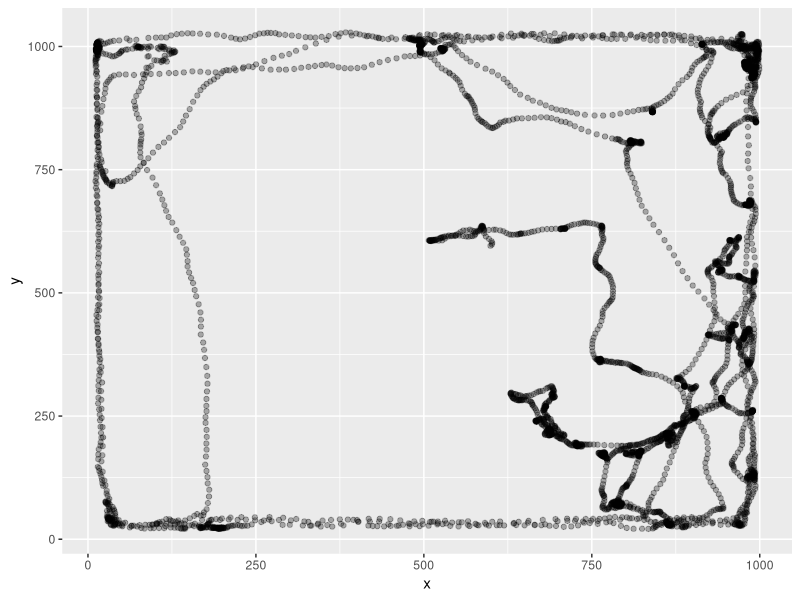
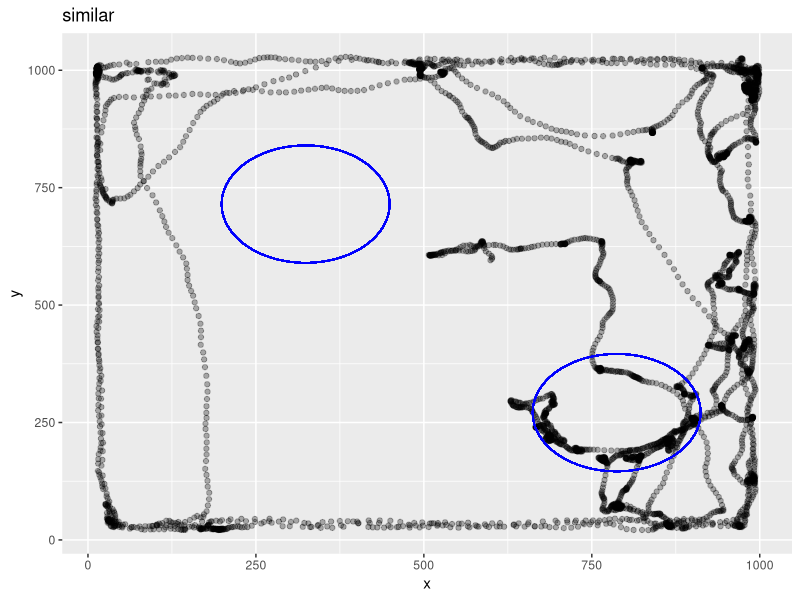
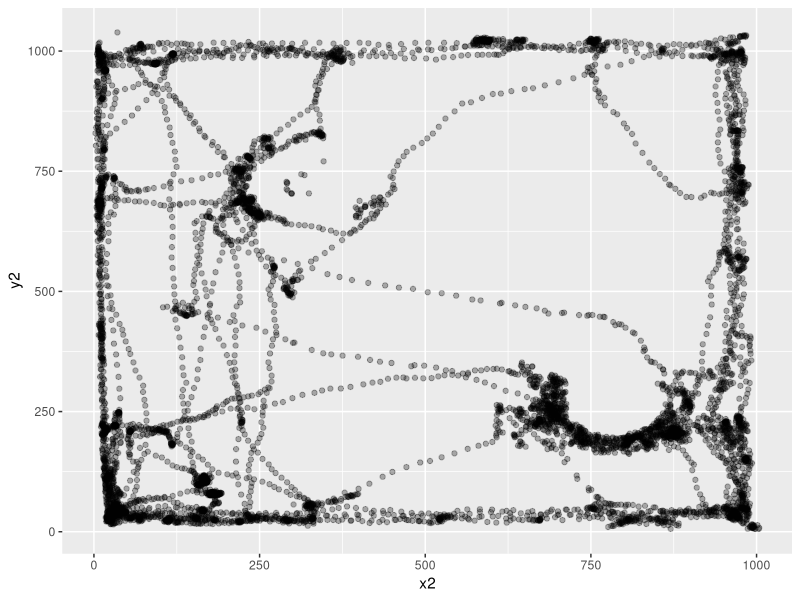
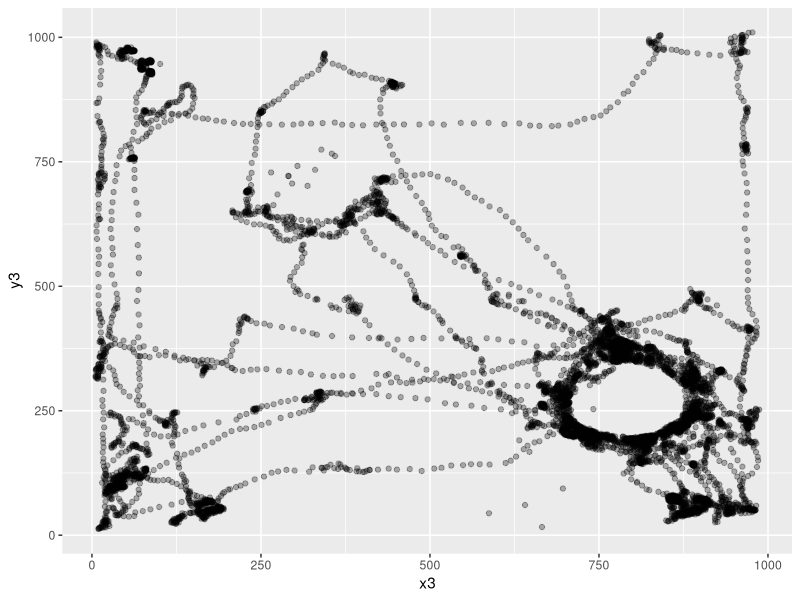
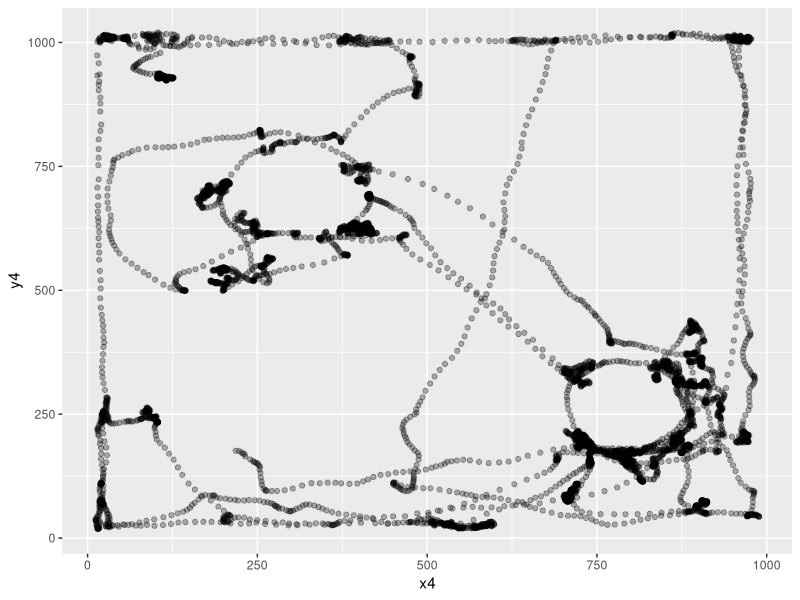
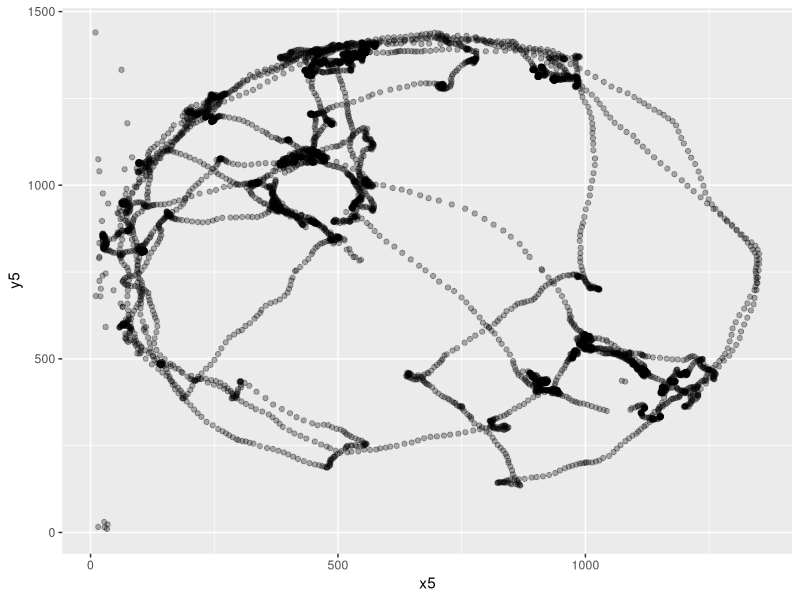
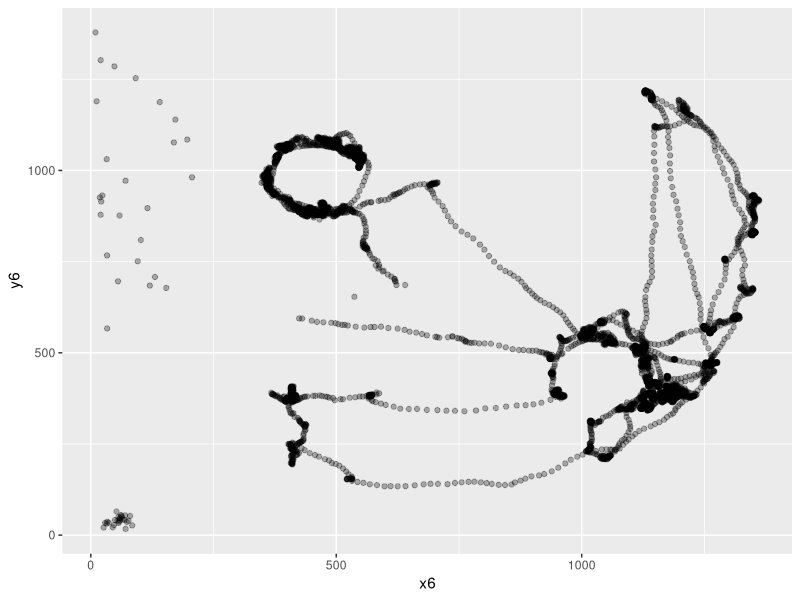

The R script that drew these images, in order: (Note: this script raises an error after producing the figures.)
rm(list = ls())
library(tidyverse)
SimilarLearn <- read_csv("240705_r1569_0_similar_learn.csv")
SimilarLearn <- SimilarLearn %>%
  select(!15:24) %>%
  filter(Value.Item1.Item2>71) %>%
  rename(pixelx = Value.Item1.Item3.X, pixely = Value.Item1.Item3.Y, TimePoint = Value.Item1.Item2) %>%
  select(!1, !14)
x1 <- c(SimilarLearn$pixelx)
y1 <- c(SimilarLearn$pixely)
df1 <- data.frame(x = x1, y = y1)
p1 <- ggplot(df1, aes(x = x, y = y)) +
  geom_point(alpha = 0.3)
p1
library(ggforce)
p1circle <- p1 + geom_circle(aes(x0 = 324, y0 = 715, r = 125), color = "blue")
p1circle <- p1circle + geom_circle(aes(x0 = 787, y0 = 271, r = 125), color = "blue")
p1circle <- p1circle +
  ggtitle("similar")
p1circle
radius <- 125
center_x1 <- 324
center_y1 <- 715
df1$distance <- sqrt((df1$x - center_x1)^2 + (df1$y - center_y1)^2)
points_in_circle1 <- sum(df1$distance <= radius)
print(points_in_circle1)
center_x2 <- 787
center_y2 <- 271
df1$distance1 <- sqrt((df1$x - center_x2)^2 + (df1$y - center_y2)^2)
points_in_circle2 <- sum(df1$distance1 <= radius)
print(points_in_circle2)

BaselineLearn <- read_csv("240705_r1569_1_baseline_learn.csv")
BaselineLearn <- BaselineLearn %>%
  select(!15:24) %>%
  filter(Value.Item1.Item2>71) %>%
  rename(pixelx = Value.Item1.Item3.X, pixely = Value.Item1.Item3.Y, TimePoint = Value.Item1.Item2) %>%
  select(!1, !14)
x2 <- c(BaselineLearn$pixelx)
y2 <- c(BaselineLearn$pixely)
df2 <- data.frame(x = x2, y = y2)
p2 <- ggplot(df2, aes(x = x2, y = y2)) +
  geom_point(alpha = 0.3)
p2
p2circle <- p2 + geom_circle(aes(x0 = 324, y0 = 710, r = 125), color = "red")
p2circle <- p2circle + geom_circle(aes(x0 = 788, y0 = 266, r = 125), color = "red")
p2circle <- p2circle +
  ggtitle("baseline")
radius <- 125
center_x1 <- 324
center_y1 <- 710
df2$distance <- sqrt((df2$x - center_x1)^2 + (df2$y - center_y1)^2)
points_in_circle2 <- sum(df2$distance <= radius)
print(points_in_circle2)
center_x2 <- 788
center_y2 <- 266
df2$distance1 <- sqrt((df2$x - center_x2)^2 + (df2$y - center_y2)^2)
points_in_circle2 <- sum(df2$distance1 <= radius)
print(points_in_circle2)

BaselineTest <- read_csv("240705_r1569_2_baseline_test.csv")
BaselineTest <- BaselineTest %>%
  select(!15:24) %>%
  filter(Value.Item1.Item2>0) %>%
  rename(pixelx = Value.Item1.Item3.X, pixely = Value.Item1.Item3.Y, TimePoint = Value.Item1.Item2) %>%
  select(!1, !14)
x3 <- c(BaselineTest$pixelx)
y3 <- c(BaselineTest$pixely)
df3 <- data.frame(x = x3, y = y3)
p3 <- ggplot(df3, aes(x = x3, y = y3)) +
  geom_point(alpha = 0.3)
p3
p3circle <- p3 + geom_circle(aes(x0 = 324, y0 = 705, r = 125), color = "red")
p3circle <- p3circle + geom_circle(aes(x0 = 788, y0 = 271, r = 125), color = "blue")
p3circle <- p3circle +
  ggtitle("baseline")
radius <- 125
center_x3 <- 324
center_y3 <- 705
df3$distance <- sqrt((df3$x - center_x3)^2 + (df3$y - center_y3)^2)
points_in_circle3 <- sum(df3$distance <= radius)
print(points_in_circle3)
center_x3 <- 788
center_y3 <- 271
df3$distance1 <- sqrt((df3$x - center_x3)^2 + (df3$y - center_y3)^2)
points_in_circle3 <- sum(df3$distance1 <= radius)
print(points_in_circle3)

BaselineLearn1 <- read_csv("240705_r1569_3_baseline_learn.csv")
BaselineLearn1 <- BaselineLearn1 %>%
  select(!15:24) %>%
  filter(Value.Item1.Item2>38) %>%
  rename(pixelx = Value.Item1.Item3.X, pixely = Value.Item1.Item3.Y, TimePoint = Value.Item1.Item2) %>%
  select(!1, !14)
x4 <- c(BaselineLearn1$pixelx)
y4 <- c(BaselineLearn1$pixely)
df4 <- data.frame(x = x4, y = y4)
p4 <- ggplot(df4, aes(x = x4, y = y4)) +
  geom_point(alpha = 0.3)
p4
p4circle <- p4 + geom_circle(aes(x0 = 319, y0 = 705, r = 125), color = "green")
p4circle <- p4circle + geom_circle(aes(x0 = 793, y0 = 266, r = 125), color = "green")
p4circle <- p4circle +
  ggtitle("baseline")
radius <- 125
center_x4 <- 319
center_y4 <- 705
df4$distance <- sqrt((df4$x - center_x4)^2 + (df4$y - center_y4)^2)
points_in_circle4 <- sum(df4$distance <= radius)
print(points_in_circle4)
center_x4 <- 793
center_y4 <- 266
df4$distance1 <- sqrt((df4$x - center_x4)^2 + (df4$y - center_y4)^2)
points_in_circle4 <- sum(df4$distance1 <= radius)
print(points_in_circle4)

DifferentLearn <- read_csv("240705_r1569_4_different_learn.csv")
DifferentLearn <- DifferentLearn %>%
  select(!15:24) %>%
  filter(Value.Item1.Item2>0) %>%
  rename(pixelx = Value.Item1.Item3.X, pixely = Value.Item1.Item3.Y, TimePoint = Value.Item1.Item2) %>%
  select(!1, !14)
x5 <- c(DifferentLearn$pixelx)
y5 <- c(DifferentLearn$pixely)
df5 <- data.frame(x = x5, y = y5)
p5 <- ggplot(df5, aes(x = x5, y = y5)) +
  geom_point(alpha = 0.3)
p5
p5circle <- p5 + geom_circle(aes(x0 = 452, y0 = 989, r = 125), color = "purple")
p5circle <- p5circle + geom_circle(aes(x0 = 1030, y0 = 452, r = 125), color = "purple")
p5circle <- p5circle +
  ggtitle("different")
radius <- 125
center_x5 <- 452
center_y5 <- 989
df5$distance <- sqrt((df5$x - center_x5)^2 + (df5$y - center_y5)^2)
points_in_circle5 <- sum(df5$distance <= radius)
print(points_in_circle5)
center_x6 <- 1030
center_y6 <- 452
df5$distance1 <- sqrt((df5$x - center_x6)^2 + (df5$y - center_y6)^2)
points_in_circle6 <- sum(df5$distance1 <= radius)
print(points_in_circle6)

DifferentTest <- read_csv("240705_r1569_5_different_test.csv")
DifferentTest <- DifferentTest %>%
  select(!15:24) %>%
  filter(Value.Item1.Item2>0) %>%
  rename(pixelx = Value.Item1.Item3.X, pixely = Value.Item1.Item3.Y, TimePoint = Value.Item1.Item2) %>%
  select(!1, !14)
x6 <- c(DifferentTest$pixelx)
y6 <- c(DifferentTest$pixely)
df6 <- data.frame(x = x6, y = y6)
p6 <- ggplot(df6, aes(x = x6, y = y6)) +
  geom_point(alpha = 0.3)
p6
p6circle <- p6 + geom_circle(aes(x0 = 452, y0 = 989, r = 125), color = "purple")
p6circle <- p6circle + geom_circle(aes(x0 = 1035, y0 = 452, r = 125), color = "green")
p6circle <- p6circle +
  ggtitle("different")
radius <- 125
center_x6 <- 452
center_y6 <- 989
df6$distance <- sqrt((df6$x - center_x6)^2 + (df6$y - center_y6)^2)
points_in_circle6 <- sum(df6$distance <= radius)
print(points_in_circle6)
center_x6 <- 1030
center_y6 <- 452
df6$distance1 <- sqrt((df6$x - center_x6)^2 + (df6$y - center_y6)^2)
points_in_circle6 <- sum(df6$distance1 <= radius)
print(points_in_circle6)
library(gridExtra)
grid.arrange(p1circle, p2circle, p3circle, p4circle, p5circle, p6circle, nrow = 2, ncol = 3)
